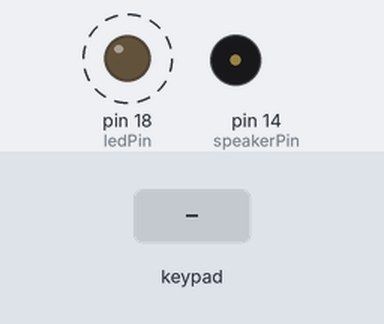
Bench run of a sketch on a simulated Arduino Uno, built with avr-gcc and run on an emulated ATmega328P. Shown: output pins drawn as LEDs (lit = HIGH), buzzer (waves = sounding). Dashed ring = blinking. The test bench sets the inputs (shaded band). No radio packets arrive unless stated.

Above: at 1.4 s.
1.5 s: keypad keys 2 3 4 5 = pressed 0.4 s apart
At 1.95 s:
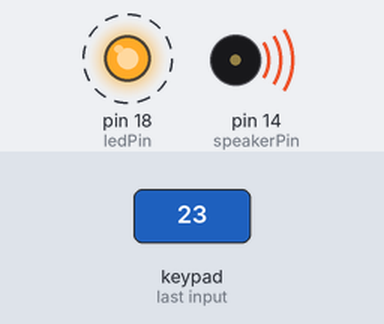
Timing chart, 0 to 11.0 s (numbered marks = the images above; inputs shaded):
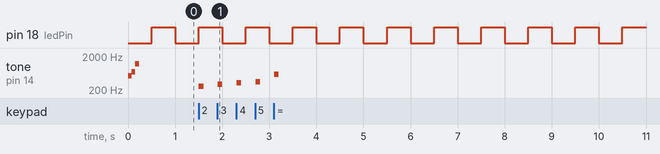

Measured:
- after the input at 1.5 s, tone on pin 14 (speakerPin): plays 262 Hz for 0.10 s, 294 Hz for 0.10 s, 330 Hz for 0.10 s, 349 Hz for 0.10 s, 587 Hz for 0.10 s, starting at once
- by itself, pin 18 (ledPin): alternates HIGH for 0.50 s and LOW for 0.50 s

The sketch:

metroFinal_noserial.ino
```cpp
/*  Title:       Merlin Keypad Matrix
 *  Description: Read key pressed from Parker Brothers Merlin handheld game.
 *  Author:      Colin Travis
 *  Version:     1.0
 *  Modified:    11/19/2017
 */
#include <Keypad.h>
#include <SPI.h>
#include "RF24.h"
#include "pitches.h"

// pin speaker is connected to
#define speakerPin 14
// LED on keyboard to blink
#define ledPin 18

// notes for each key
int keyNotes[] = {NOTE_D5, NOTE_G3, NOTE_C4, NOTE_D4, NOTE_E4, NOTE_F4, NOTE_G4, NOTE_A4, NOTE_B4, NOTE_C5};

// Used to track LED state
int ledState = LOW;

// will store last time LED was updated
unsigned long previousMillis = 0;

// interval at which to blink (milliseconds)
const long interval = 500;

// The Merlin keypad is one piece of clear thin flexible plastic with Metallic pads
//   printed on one side, that when folded in half will touch each other
const byte ROWS = 4; // Four rows
const byte COLS = 4; // Four columns

// Define the Keymap
// = = 10
// ] = NEW GAME
// [ = SAME GAME
// + = HIT ME
// E = NOT USED
// F = NOT USED
char keys[ROWS][COLS] = {
  {'F','E','+',']'},
  {'8','9','[','='},
  {'4','5','7','6'},
  {'0','1','3','2'}
};
byte rowPins[ROWS] = { 2, 3, 4, 5};
byte colPins[COLS] = { 6, 9, 10, 19};

// Create the Keypad
Keypad keypad = Keypad( makeKeymap(keys), rowPins, colPins, ROWS, COLS );

// Hardware configuration: Set up nRF24L01 radio on SPI bus
RF24 radio(7,8);
const uint64_t pipe = 0xE8E8F0F0E1LL;

void playNote(char note, int delayTime){
  tone(speakerPin,keyNotes[note],delayTime);
 // Serial.println(keyNotes[note]);
  delay(delayTime);
  noTone(speakerPin);
}
void playTripleNoteAsc() {
  tone(speakerPin,NOTE_C5,75);
  delay(75);
  tone(speakerPin,NOTE_F5,75);
  delay(75);
  tone(speakerPin,NOTE_D6,80);
  delay(80);
  noTone(speakerPin);
}
void playTripleNoteDes() {
  tone(speakerPin,NOTE_D6,75);
  delay(75);
  tone(speakerPin,NOTE_F5,75);
  delay(75);
  tone(speakerPin,NOTE_C5,80);
  delay(80);
  noTone(speakerPin);
}

void setup() {
  pinMode(ledPin, OUTPUT);

 // Serial.begin(9600);
 // Serial.println("Merlin Matrix with radio");

  radio.begin();
  // the following statements improve transmission range
  radio.setPayloadSize(1); // setting the payload size to the needed value
  radio.setDataRate(RF24_250KBPS); // reducing bandwidth
  radio.openWritingPipe(pipe); // set the transmitter address

  for(int i=0; i < 10; i++){
   // Serial.println(keyNotes[i]);
    }

  // Play Initial Notes
  playTripleNoteAsc();

}

void loop() {
  char key = keypad.getKey();
  if(key){
   // Serial.println(key);

    radio.powerUp();
   // Serial.println("Power up");
    radio.write(&key, sizeof(key));
   // Serial.println("Radio send");
    radio.powerDown();
   // Serial.println("Radio power down");

    if (key == ']' or key == '['){
	    playTripleNoteAsc();
    } else if (key == '+' or key == 'E'){
      playTripleNoteDes();
    } else if (key == '='){
      playNote(0,100);
    } else {
	    playNote(key-0x30, 100);
   // Serial.println(key-0x30);
	}
}

  // check to see if it's time to blink the LED; that is, if the difference
  // between the current time and last time you blinked the LED is bigger than
  // the interval at which you want to blink the LED.
  unsigned long currentMillis = millis();

  if (currentMillis - previousMillis >= interval) {
    // save the last time you blinked the LED
    previousMillis = currentMillis;

    // if the LED is off turn it on and vice-versa:
    if (ledState == LOW) {
      ledState = HIGH;
    } else {
      ledState = LOW;
    }

    // set the LED with the ledState of the variable:
    digitalWrite(ledPin, ledState);
  }

}
```

pitches.h
```cpp
/*************************************************
 * Public Constants
 *************************************************/

#define NOTE_B0  31
#define NOTE_C1  33
#define NOTE_CS1 35
#define NOTE_D1  37
#define NOTE_DS1 39
#define NOTE_E1  41
#define NOTE_F1  44
#define NOTE_FS1 46
#define NOTE_G1  49
#define NOTE_GS1 52
#define NOTE_A1  55
#define NOTE_AS1 58
#define NOTE_B1  62
#define NOTE_C2  65
#define NOTE_CS2 69
#define NOTE_D2  73
#define NOTE_DS2 78
#define NOTE_E2  82
#define NOTE_F2  87
#define NOTE_FS2 93
#define NOTE_G2  98
#define NOTE_GS2 104
#define NOTE_A2  110
#define NOTE_AS2 117
#define NOTE_B2  123
#define NOTE_C3  131
#define NOTE_CS3 139
#define NOTE_D3  147
#define NOTE_DS3 156
#define NOTE_E3  165
#define NOTE_F3  175
#define NOTE_FS3 185
#define NOTE_G3  196
#define NOTE_GS3 208
#define NOTE_A3  220
#define NOTE_AS3 233
#define NOTE_B3  247
#define NOTE_C4  262
#define NOTE_CS4 277
#define NOTE_D4  294
#define NOTE_DS4 311
#define NOTE_E4  330
#define NOTE_F4  349
#define NOTE_FS4 370
#define NOTE_G4  392
#define NOTE_GS4 415
#define NOTE_A4  440
#define NOTE_AS4 466
#define NOTE_B4  494
#define NOTE_C5  523
#define NOTE_CS5 554
#define NOTE_D5  587
#define NOTE_DS5 622
#define NOTE_E5  659
#define NOTE_F5  698
#define NOTE_FS5 740
#define NOTE_G5  784
#define NOTE_GS5 831
#define NOTE_A5  880
#define NOTE_AS5 932
#define NOTE_B5  988
#define NOTE_C6  1047
#define NOTE_CS6 1109
#define NOTE_D6  1175
#define NOTE_DS6 1245
#define NOTE_E6  1319
#define NOTE_F6  1397
#define NOTE_FS6 1480
#define NOTE_G6  1568
#define NOTE_GS6 1661
#define NOTE_A6  1760
#define NOTE_AS6 1865
#define NOTE_B6  1976
#define NOTE_C7  2093
#define NOTE_CS7 2217
#define NOTE_D7  2349
#define NOTE_DS7 2489
#define NOTE_E7  2637
#define NOTE_F7  2794
#define NOTE_FS7 2960
#define NOTE_G7  3136
#define NOTE_GS7 3322
#define NOTE_A7  3520
#define NOTE_AS7 3729
#define NOTE_B7  3951
#define NOTE_C8  4186
#define NOTE_CS8 4435
#define NOTE_D8  4699
#define NOTE_DS8 4978
```
